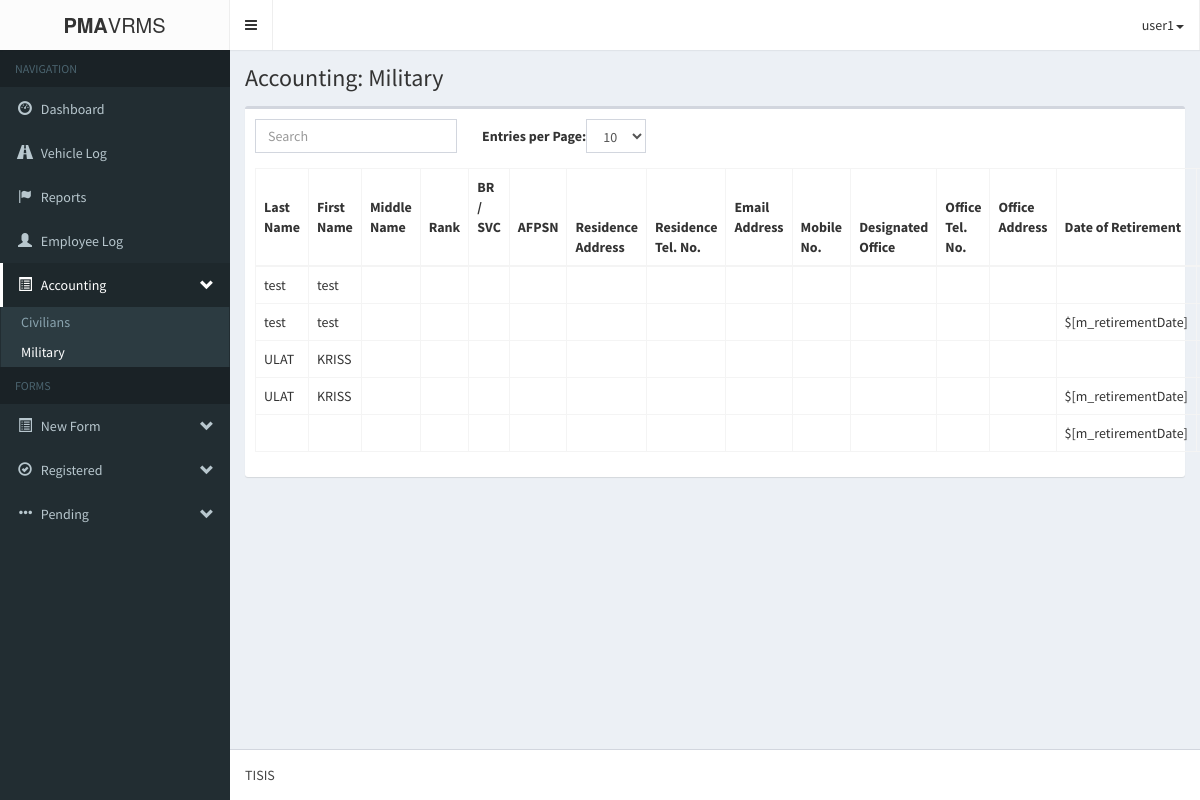
/pma-vrmsAdmin/accountingMilitary.php (signed in), run on the app's committed database.
### tables this page shows
CREATE TABLE IF NOT EXISTS `form2_militarypd` (
  `m_militaryId` int(11) NOT NULL AUTO_INCREMENT,
  `m_profile` varchar(255) NOT NULL,
  `m_lastname` varchar(60) NOT NULL,
  `m_firstname` varchar(60) NOT NULL,
  `m_middlename` varchar(60) NOT NULL,
  `m_rank` varchar(60) NOT NULL,
  `m_brSvc` varchar(60) NOT NULL,
  `m_afpsn` varchar(60) NOT NULL,
  `m_residenceAddress` varchar(60) NOT NULL,
  `m_residenceTelNo` varchar(60) NOT NULL,
  `m_emailAddress` varchar(60) NOT NULL,
  `m_mobileNo` varchar(60) NOT NULL,
  `m_designatedOffice` varchar(60) NOT NULL,
  `m_officeTelNo` varchar(60) NOT NULL,
  `m_officeAddress` varchar(60) NOT NULL,
  `m_retirementDate` varchar(60) NOT NULL,
  `m_class` varchar(10) NOT NULL,
  `m_submitted_requirements` varchar(255) NOT NULL,
  `m_status` varchar(255) NOT NULL,
  `m_dateRegistered` datetime NOT NULL,
  `m_vehicle_id` int(11) NOT NULL,
  `m_renew_status` int(11) NOT NULL,
  PRIMARY KEY (`m_militaryId`)
);

### pma-vrmsAdmin/login/session.php (called while the page is built, shortened)
<?php
	$dbc = mysqli_connect('localhost', 'root', '', 'pma-vrms');
	$user_check = $_SESSION['login_user'];
	$query = "SELECT username from admin_users
				WHERE username='$user_check'";
	$result = mysqli_query($dbc, $query)
				or die('Error querying database.');
	$row = mysqli_fetch_assoc($result);
	$login_session = $row['username'];
?>

### pma-vrmsAdmin/logic/registered_logic.php (called while the page is built, shortened)
<?php
	require_once('db/database.php');
	$database = new Database();
	$query = 'SELECT * FROM form1_applicantpd ORDER BY a_dateRegistered DESC';
	$database->execute($query);
	$query = 'SELECT * FROM form2_militarypd ORDER BY m_dateRegistered DESC';
	$database->execute($query);
	$militarys = array();
?>

### pma-vrmsAdmin/db/database.php (called while the page is built, shortened)
<?php
	class Database{
		private $database;
		private function connect(){
			$host			= 'localhost';
			$username		= 'root';
			$password		= '';
			$database_name	= 'pma-vrms';
			$port			= 3306;
			$this->database = mysqli_connect($host, $username, $password, $database_name, $port);
		}
		public function execute($query){
			$this->result = mysqli_query($this->database, $query) OR die(mysqli_error($this->database));
		}
	}
?>

### pma-vrmsAdmin/accountingMilitary.php (the view, shortened to what this page needs)
<?php
include('login/session.php');
?>
<!DOCTYPE html>
<html>
<head>
	<link rel="stylesheet" href="bootstrap/css/bootstrap.min.css">
    <link rel="stylesheet" href="fonts/font-awesome.min.css">
    <link rel="stylesheet" href="css/style-main.min.css">
    <link rel="stylesheet" href="bootstrap/css/jquery.bdt.css">
    <link rel="stylesheet" href="css/skin.min.css">
</head>
<body class="hold-transition skin-black sidebar-mini">
    <div class="wrapper">
      <header class="main-header">
        <div class="logo">
          <span class="logo-lg"><b>PMA</b>VRMS</span>
        </div>
        <nav class="navbar navbar-static-top" role="navigation">
          <a href="#" class="sidebar-toggle" data-toggle="offcanvas" role="button">
          </a>
            <ul class="nav navbar-nav pull-right">
			<li class="drop-down">
				<a class="drop-down toggle" data-toggle="dropdown" href=""><?php echo $login_session; ?><span class="caret"></span></a>
			</li>
		</ul>
        </nav>
      </header>
      <aside class="main-sidebar">
        <section class="sidebar">
          <ul class="sidebar-menu">
            <li class="header">NAVIGATION</li>
            <li class=""><a href="index.php"><i class="glyphicon glyphicon-dashboard"></i> <span>Dashboard</span></a></li>
            <li><a href="vehicleLog.php"><i class="glyphicon glyphicon-road"></i> <span>Vehicle Log</span></a></li>
            <li><a href="reports.php"><i class="glyphicon glyphicon-flag"></i> <span>Reports</span></a></li>
            <li><a href="login/logbook_page.php"><i class="glyphicon glyphicon-user"></i> <span>Employee Log</span></a></li>
            <li class="treeview active">
              <a href="#"><i class="glyphicon glyphicon-list-alt"></i> <span>Accounting</span> <i class="glyphicon glyphicon-chevron-down pull-right"></i></a>
              <ul class="treeview-menu">
                <li><a href="accountingApplicant.php">Civilians</a></li>
                <li class="active"><a href="AccountingMilitary.php">Military</a></li>
              </ul>
            </li>
            <li class="header">FORMS</li>
            <li class="treeview">
              <a href="#"><i class="glyphicon glyphicon-list-alt"></i> <span>New Form</span> <i class="glyphicon glyphicon-chevron-down pull-right"></i></a>
            </li>
            <li class="treeview">
              <a href="#"><i class="glyphicon glyphicon-ok-circle"></i> <span>Registered</span> <i class="glyphicon glyphicon-chevron-down pull-right"></i></a>
            </li>
            <li class="treeview">
              <a href="#"><i class="glyphicon glyphicon-option-horizontal"></i> <span>Pending</span> <i class="glyphicon glyphicon-chevron-down pull-right"></i></a>
            </li>
          </ul>
        </section>
      </aside>
      <div class="content-wrapper">
        <section class="content-header">
          <h1>
            Accounting: Military
          </h1>
        </section>
        <section class="content">
	       <?php include('logic/registered_logic.php'); ?>
		<div class="'container">
			<div class="row">
				<div class="col-md-12">
                    <div class="box">
                        <div class="box-body">
                            <table class="table table-bordered table-hover" id="bootstrap-table">
                                <thead>
                                    <th>Last Name</th>
                                    <th>First Name</th>
                                    <th>Middle Name</th>
                                    <th>Rank</th>
                                    <th>BR / SVC</th>
                                    <th>AFPSN</th>
                                    <th>Residence Address</th>
                                    <th>Residence Tel. No.</th>
                                    <th>Email Address</th>
                                    <th>Mobile No.</th>
                                    <th>Designated Office</th>
                                    <th>Office Tel. No.</th>
                                    <th>Office Address</th>
                                    <th>Date of Retirement</th>
                                    <th>Class</th>
                                </thead>
                                <tbody>
                                    <?php
                                        foreach ($militarys as $key => $military) {
                                            echo <<<DATA
                                                <tr id='military_$key'>
                                                    <td style='display:none'>$military[m_militaryId]</td>
                                                    <td>$military[m_lastname]</td>
                                                    <td>$military[m_firstname]</td>
                                                    <td>$military[m_middlename]</td>
                                                    <td>$military[m_rank]</td>
                                                    <td>$military[m_brSvc]</td>
                                                    <td>$military[m_afpsn]</td>
                                                    <td>$military[m_residenceAddress]</td>
                                                    <td>$military[m_residenceTelNo]</td>
                                                    <td>$military[m_emailAddress]</td>
                                                    <td>$military[m_mobileNo]</td>
                                                    <td>$military[m_designatedOffice]</td>
                                                    <td>$military[m_officeTelNo]</td>
                                                    <td>$military[m_officeAddress]</td>
                                                    <td>$military[m_retirementDate]</td>
                                                    <td>$military[m_class]</td>
                                                </tr>
DATA;
                                        }
                                    ?>
                                </tbody>
                            </table>
                        </div>
                    </div>
                </div>
</section>
        <br/><br/>
        </div>
      <footer class="main-footer">
        TISIS
      </footer>
    </div>
</body>
</html>

### data on the page
form2_militarypd: m_lastname "test", m_firstname "test"
form2_militarypd: m_lastname "test", m_firstname "test", m_retirementDate "$[m_retirementDate]"
form2_militarypd: m_lastname "ULAT", m_firstname "KRISS"
form2_militarypd: m_lastname "ULAT", m_firstname "KRISS", m_retirementDate "$[m_retirementDate]"
form2_militarypd: m_retirementDate "$[m_retirementDate]"

### other printed values
$login_session "user1"
